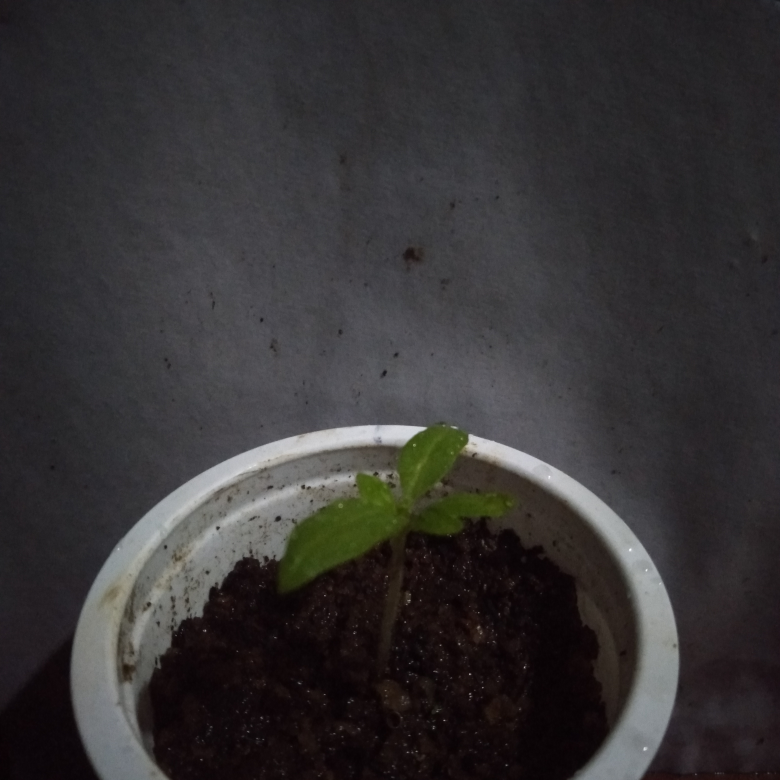
#> input picture PlantSelected/NoControls/04_Evening.jpg, 3120 x 3120 px, found by its file name (shown at 1/4 size)
$ jupyter execute --allow-errors _analysis2.ipynb
#> lines starting #> are read from the running program, lines starting #| are printed output that depends on the picture; after the words box and inside, x2 and y2 are one past the last pixel; in counts of white or black regions, pixels touching at a corner belong together
[cell 1]
import cv2
import numpy as np

# Read the image
image = cv2.imread('PlantSelected/NoControls/04_Evening.jpg')
#> image is the input picture: shape (3120, 3120, 3); mean B, G, R 52.2, 51.2, 53.5

# Convert to HSV color space
hsv = cv2.cvtColor(image, cv2.COLOR_BGR2HSV)
#> hsv: shape (3120, 3120, 3); mean H, S, V 118.9, 42.1, 55.6

# Define range for green color in HSV (adjusted for bright green leaves)
lower_green = np.array([35, 70, 70])
upper_green = np.array([158, 255, 255])

# Create a mask for green color
mask = cv2.inRange(hsv, lower_green, upper_green)
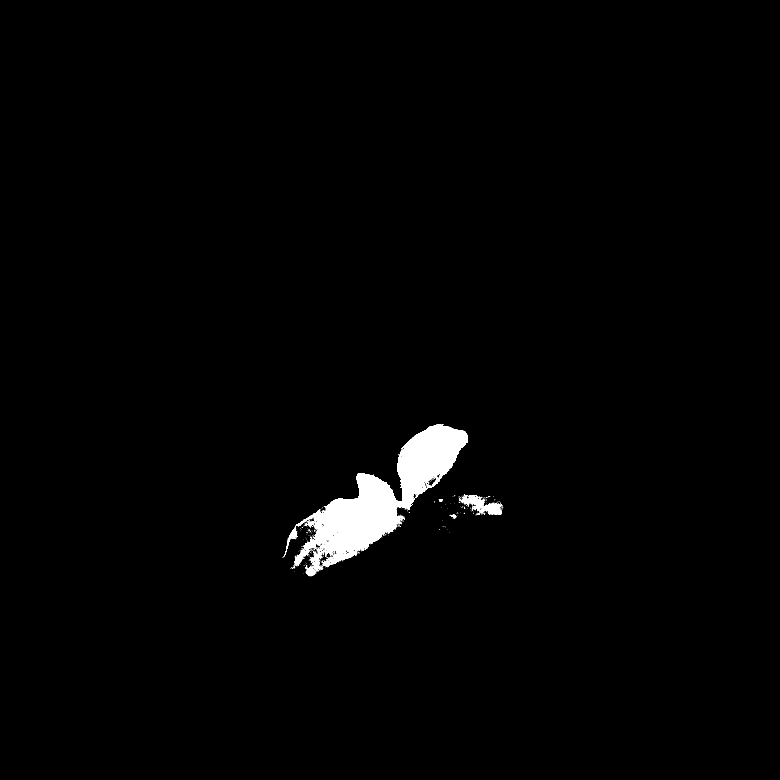
#> mask: shape (3120, 3120) (shown at 1/4 size); 1.3% white; 900 white regions (882 under 20 px)

# Apply the mask to the original image
result = cv2.bitwise_and(image, image, mask=mask)

cv2.imwrite('hsv_segmentation.jpg', result)
cv2.imwrite('green_mask.jpg', mask)
#> Out = True

[cell 2]
import cv2
import numpy as np

# Read the binary mask from previous step
binary = cv2.imread('green_mask.jpg', 0)

# Create kernels for morphological operations
small_kernel = np.ones((3,3), np.uint8)
large_kernel = np.ones((7,7), np.uint8)

# Remove small noise with opening
opening = cv2.morphologyEx(binary, cv2.MORPH_OPEN, small_kernel, iterations=2)

# Fill holes with closing
closing = cv2.morphologyEx(opening, cv2.MORPH_CLOSE, large_kernel, iterations=3)

cv2.imwrite('morphological_cleaned.jpg', closing)
#> Out = True

[cell 3]
import cv2
import numpy as np

# Read the cleaned binary image
binary = cv2.imread('morphological_cleaned.jpg', 0)

# Find contours
contours, hierarchy = cv2.findContours(binary, cv2.RETR_EXTERNAL, cv2.CHAIN_APPROX_SIMPLE)
#> contours = 232 contours, 218 with area under 20; largest, box (x1, y1, x2, y2) and area: (1221, 1696, 1872, 2232) 117136, (1864, 1992, 2006, 2056) 2830, (1144, 2112, 1184, 2195) 877, (1176, 2224, 1211, 2256) 619, (1226, 2277, 1264, 2304) 460

# Filter contours by area to remove small noise
min_contour_area = 1200  # Adjust based on your image scale
filtered_contours = [c for c in contours if cv2.contourArea(c) > min_contour_area]
#> filtered_contours = 2 contours; box (x1, y1, x2, y2) and area: (1221, 1696, 1872, 2232) 117136, (1864, 1992, 2006, 2056) 2830

# Draw contours on original image
image = cv2.imread('PlantSelected/NoControls/04_Evening.jpg')
cv2.drawContours(image, filtered_contours, -1, (0, 255, 0), 2)

# Count leaves (filtered contours)
leaf_count = len(filtered_contours)
#> leaf_count = 2

# Add text to image
cv2.putText(image, f'Leaf count: {leaf_count}', (10, 30), cv2.FONT_HERSHEY_SIMPLEX, 0.8, (0, 0, 255), 2)

cv2.imwrite('accurate_leaf_count.jpg', image)
#> Out = True

[cell 4]
import cv2
import numpy as np

# Read the cleaned binary image
binary = cv2.imread('morphological_cleaned.jpg', 0)

# Find contours
contours, hierarchy = cv2.findContours(binary, cv2.RETR_EXTERNAL, cv2.CHAIN_APPROX_SIMPLE)

# Filter contours by area
min_contour_area = 500
filtered_contours = [c for c in contours if cv2.contourArea(c) > min_contour_area]
#> filtered_contours = 4 contours; box (x1, y1, x2, y2) and area: (1221, 1696, 1872, 2232) 117136, (1864, 1992, 2006, 2056) 2830, (1144, 2112, 1184, 2195) 877, (1176, 2224, 1211, 2256) 619

# Create a blank image to draw the filtered contours
leaf_mask = np.zeros_like(binary)
cv2.drawContours(leaf_mask, filtered_contours, -1, 255, -1)
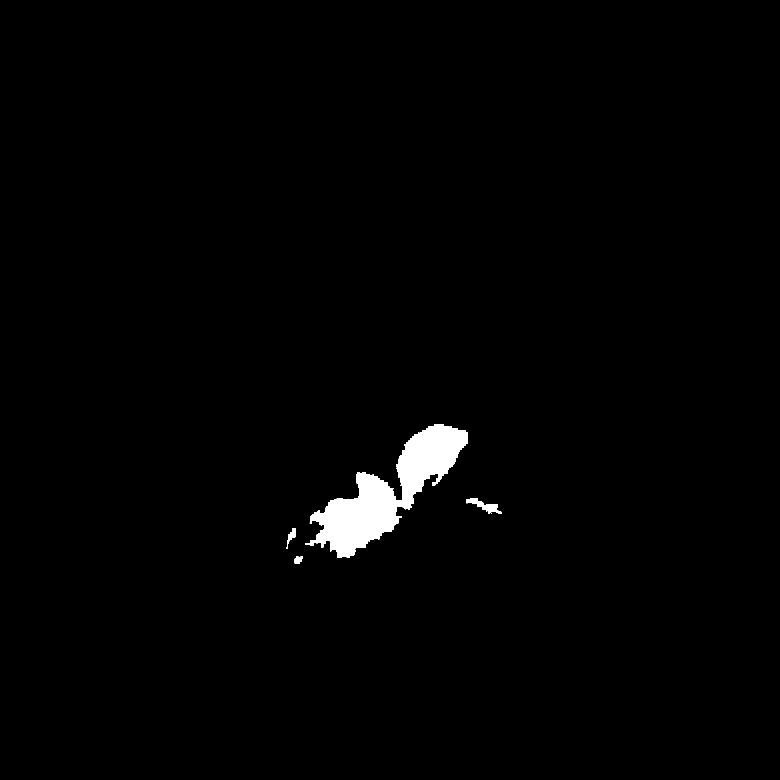
#> leaf_mask: shape (3120, 3120) (shown at 1/4 size); 1.3% white; 4 white regions, box (x1, y1, x2, y2) and area: (1221, 1696, 1872, 2232) 119303, (1864, 1992, 2006, 2056) 3121, (1144, 2112, 1184, 2195) 1017, (1176, 2224, 1211, 2256) 711

# Count white pixels (leaf area)
leaf_area_pixels = np.sum(leaf_mask == 255)
#> leaf_area_pixels = 124152

# Assuming 1 cm² = X pixels (you need to calibrate this)
# For example, if you know the pot diameter is 5 cm
pot_diameter_cm = 5
pot_diameter_pixels = binary.shape[1]  # Assuming pot width is image width
pixels_per_cm2 = (pot_diameter_pixels / pot_diameter_cm) ** 2

leaf_area_cm2 = leaf_area_pixels / pixels_per_cm2
#> leaf_area_cm2 = 0.319

# Create a color image to show the measured area
original = cv2.imread('04_Evening.jpg')
result = original.copy()
colored_mask = cv2.cvtColor(leaf_mask, cv2.COLOR_GRAY2BGR)
colored_mask[leaf_mask == 255] = [0, 255, 0]  # Green color for leaves

# Blend the original image with the colored mask
alpha = 0.5
result = cv2.addWeighted(result, 1, colored_mask, alpha, 0)

# Add text showing the leaf area
cv2.putText(result, f'Leaf area: {leaf_area_cm2:.2f} cm²', (10, 60),
            cv2.FONT_HERSHEY_SIMPLEX, 0.8, (0, 0, 255), 2)

cv2.imwrite('leaf_area_measurement.jpg', result)
#> Out = True

[cell 5]
import cv2
import numpy as np
import matplotlib.pyplot as plt

# Read the original image and the leaf mask
original = cv2.imread('04_Evening.jpg')
leaf_mask = cv2.imread('morphological_cleaned.jpg', 0)

# Convert BGR to RGB for better color analysis
rgb_image = cv2.cvtColor(original, cv2.COLOR_BGR2RGB)

# Extract only the leaf pixels using the mask
leaf_pixels = rgb_image[leaf_mask == 255]

# Calculate average RGB values
avg_r = np.mean(leaf_pixels[:, 0])
#> avg_r = 67.2
avg_g = np.mean(leaf_pixels[:, 1])
#> avg_g = 83.12
avg_b = np.mean(leaf_pixels[:, 2])
#> avg_b = 25.28

# Create a histogram of green channel values
plt.figure(figsize=(10, 6))
plt.hist(leaf_pixels[:, 1], bins=50, color='green', alpha=0.7)
plt.title('Green Channel Histogram for Leaf Pixels')
plt.xlabel('Green Value')
plt.ylabel('Frequency')
plt.savefig('leaf_green_histogram.jpg')
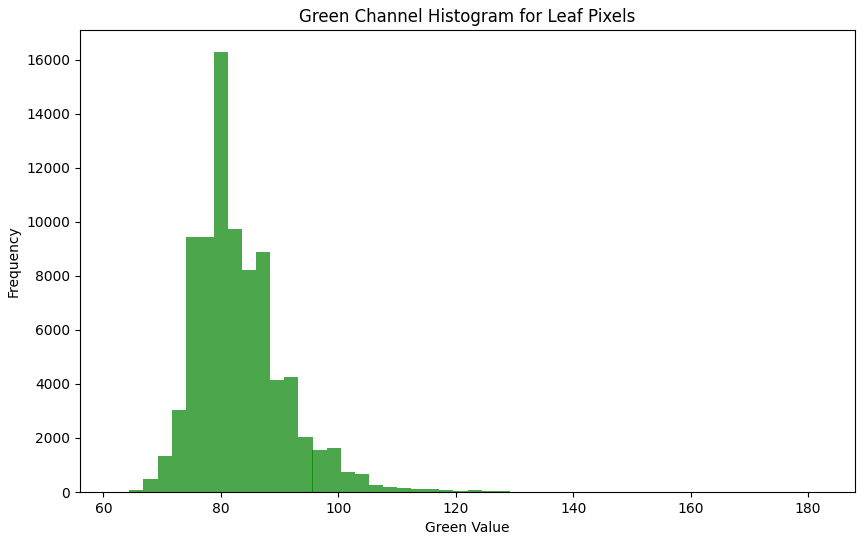
#> figure drawn by matplotlib, 1 panel; tallest bar 16287 high, from x = 78.8 to 81.2

# Create a color analysis image
result = original.copy()
cv2.putText(result, f'Avg RGB: ({avg_r:.1f}, {avg_g:.1f}, {avg_b:.1f})',
            (10, 90), cv2.FONT_HERSHEY_SIMPLEX, 0.8, (0, 0, 255), 2)

cv2.imwrite('leaf_color_analysis.jpg', result)
#> Out = True

[cell 6]
import cv2
import numpy as np
import matplotlib.pyplot as plt
import glob
import os

# Folder containing images
image_folder = 'PlantSelected/NoControls/'  # Current folder, change if needed
# Get all image files with the pattern (or specify them directly)
#image_files = ["01_Morning.jpg", "01_Evening.jpg", "02_Morning.jpg"]
image_files = sorted(glob.glob(os.path.join(image_folder, "*.jpg")))

def count_leaves(image_path):
    """
    Count leaves in an image using HSV segmentation and contour analysis.
    """
    # Read the image
    image = cv2.imread(image_path)
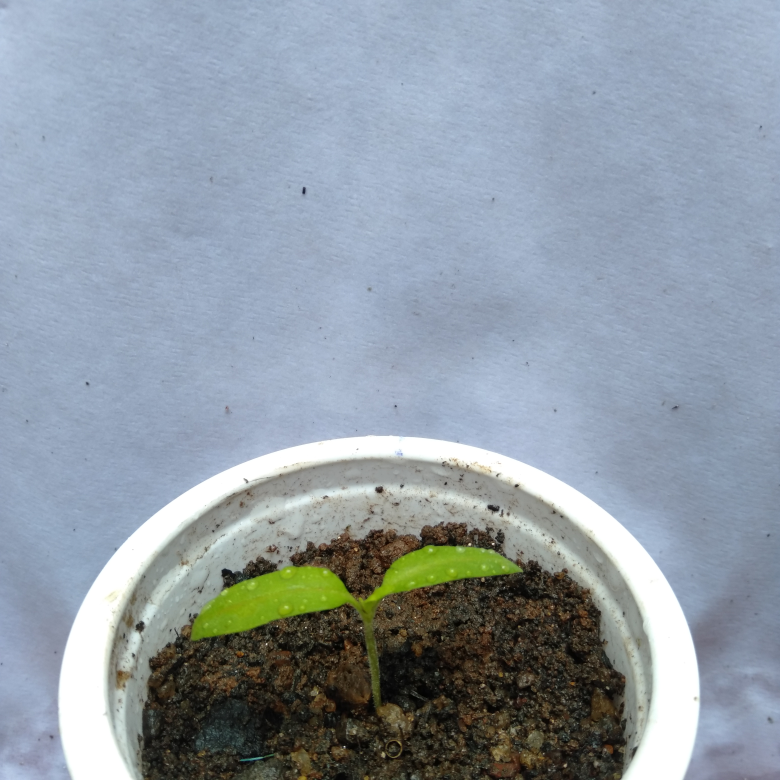
#> input picture FinalReport/PlantSelected/NoControls/01_Morning.jpg, 3120 x 3120 px, found by its file name (shown at 1/4 size)
#> image is the input picture: shape (3120, 3120, 3); mean B, G, R 164.9, 154.5, 143.7

    if image is None:
        print(f"Could not read image: {image_path}")
        return 0

    # Convert to HSV color space
    hsv = cv2.cvtColor(image, cv2.COLOR_BGR2HSV)
#> hsv: shape (3120, 3120, 3); mean H, S, V 84.7, 55.2, 170.9

    # Define range for green color in HSV
    lower_green = np.array([35, 70, 70])
    upper_green = np.array([90, 255, 255])

    # Create a mask for green color
    mask = cv2.inRange(hsv, lower_green, upper_green)
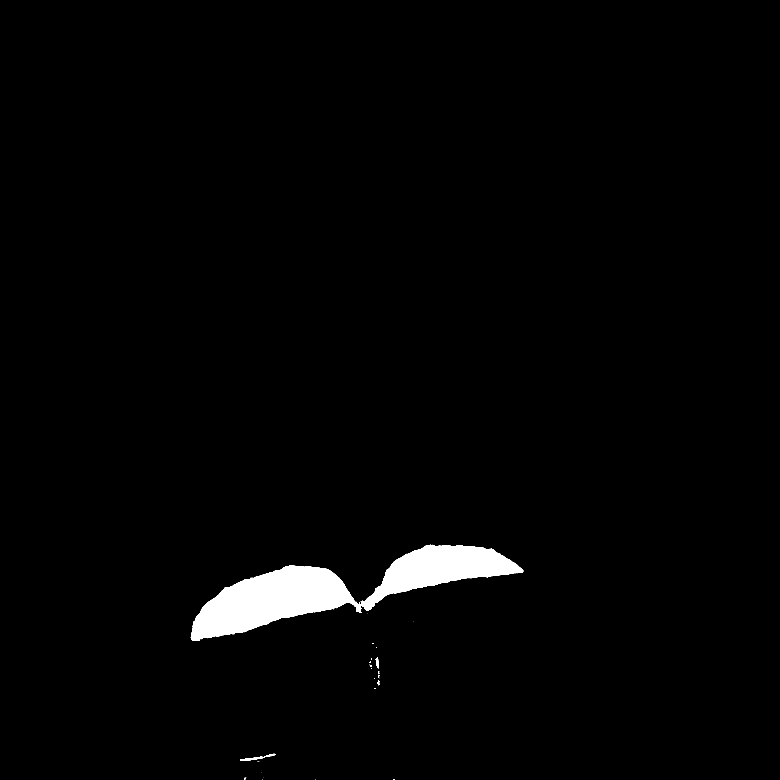
#> mask: shape (3120, 3120) (shown at 1/4 size); 1.9% white; 52 white regions (42 under 20 px), largest, box (x1, y1, x2, y2) and area: (763, 2179, 2094, 2564) 179491, (960, 3025, 1060, 3044) 638, (1502, 2630, 1514, 2674) 292

    # Morphological operations for noise removal
    small_kernel = np.ones((3, 3), np.uint8)
    large_kernel = np.ones((7, 7), np.uint8)

    # Remove small noise with opening
    opening = cv2.morphologyEx(mask, cv2.MORPH_OPEN, small_kernel, iterations=2)
#> opening: shape (3120, 3120); 1.9% white; 6 white regions, box (x1, y1, x2, y2) and area: (764, 2180, 2093, 2564) 179116, (962, 3027, 1047, 3044) 575, (1068, 3016, 1099, 3027) 181, (1504, 2645, 1513, 2666) 161, (1504, 2637, 1512, 2644) 53, (1510, 2730, 1516, 2736) 36

    # Fill holes with closing
    closing = cv2.morphologyEx(opening, cv2.MORPH_CLOSE, large_kernel, iterations=3)
#> closing: shape (3120, 3120); 1.9% white; 5 white regions

    # Save intermediate result for debugging
    debug_filename = "debug_" + os.path.basename(image_path)
    cv2.imwrite(debug_filename, closing)

    # Find contours
    contours, _ = cv2.findContours(closing, cv2.RETR_EXTERNAL, cv2.CHAIN_APPROX_SIMPLE)
#> contours = 5 contours; box (x1, y1, x2, y2) and area: (764, 2180, 2093, 2564) 178088, (962, 3027, 1047, 3044) 485, (1504, 2637, 1513, 2666) 198, (1068, 3016, 1099, 3027) 145, (1510, 2730, 1516, 2736) 25

    # Filter contours by area to remove small noise
    min_contour_area = 500  # Adjust based on your image scale
    filtered_contours = [c for c in contours if cv2.contourArea(c) > min_contour_area]
#> filtered_contours = 1 contour; box (x1, y1, x2, y2) and area: (764, 2180, 2093, 2564) 178088

    # Draw contours on a copy of the original image for visualization
    result_img = image.copy()
    cv2.drawContours(result_img, filtered_contours, -1, (0, 255, 0), 2)

    # Add text showing the leaf count
    cv2.putText(result_img, f'Leaf count: {len(filtered_contours)}',
                (10, 30), cv2.FONT_HERSHEY_SIMPLEX, 0.8, (0, 0, 255), 2)

    # Save the result image
    result_filename = "result_" + os.path.basename(image_path)
    cv2.imwrite(result_filename, result_img)

    return len(filtered_contours)

# Process each image and count leaves
leaf_counts = {}
for image_file in image_files:
    full_path = os.path.join(image_folder, image_file)
    leaf_counts[image_file] = count_leaves(full_path)
    print(f"Processed {image_file}: {leaf_counts[image_file]} leaves detected")
#| Processed PlantSelected/NoControls/01_Morning.jpg: 1 leaves detected

# Create a bar graph
plt.figure(figsize=(10, 6))
plt.bar(leaf_counts.keys(), leaf_counts.values(), color='green')
plt.xlabel('Image File Names')
plt.ylabel('Leaf Count')
plt.title('Leaf Count vs. Time')
plt.xticks(rotation=45)
plt.grid(axis='y', linestyle='--', alpha=0.7)
plt.tight_layout()

# Save the graph
plt.savefig('leaf_count_graph.png')
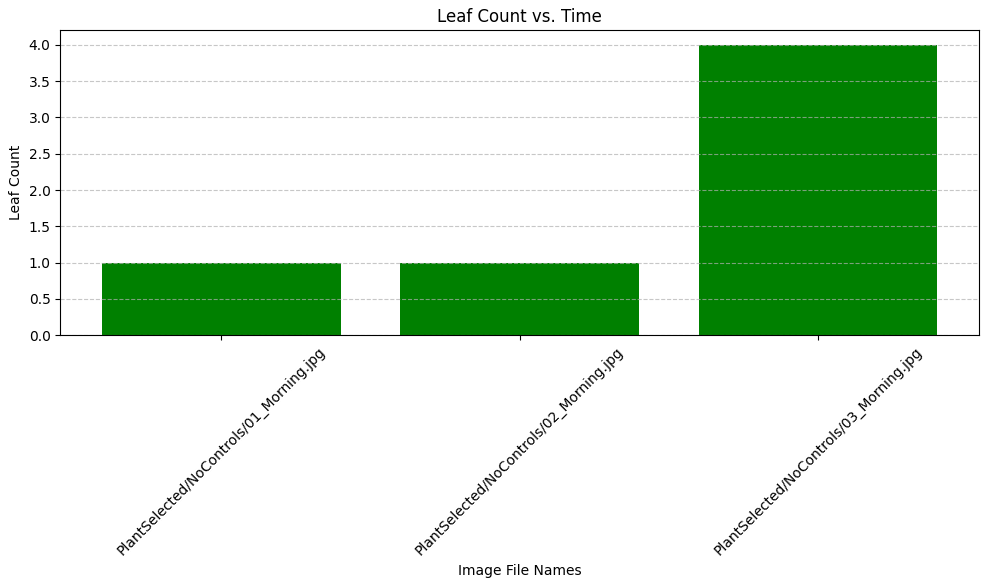
#> figure drawn by matplotlib, 1 panel; tallest bar 4 high, from x = 1.6 to 2.4
plt.show()

print("Processing complete. Results saved.")

[cell 7]
import cv2
import numpy as np
import matplotlib.pyplot as plt
import os

# Set the folder path containing images (update this to your folder path)
folder_path = "PlantSelected/NoControls"
folder_path = "PlantSelected/WaterControls"

# List all image files in the folder
#> (the rest of this cell did not finish here and is left out)

[cell 8]
import cv2
import numpy as np
import matplotlib.pyplot as plt
import os

# Set the folder path containing images (update this to your folder path)
folder_path = "PlantSelected/NoControls"
#folder_path = "PlantSelected/WaterControls"

# List all image files in the folder
image_files = [f for f in os.listdir(folder_path) if f.endswith(('.jpg', '.png', '.jpeg'))]

def count_leaves(image_path):
    """
    Count leaves in an image using HSV segmentation and contour analysis.
    """
#> called with image_path = 'PlantSelected/NoControls/01_Morning.jpg'
    # Read the image
    image = cv2.imread(image_path)

    if image is None:
        print(f"Could not read image: {image_path}")
        return 0

    # Convert to HSV color space
    hsv = cv2.cvtColor(image, cv2.COLOR_BGR2HSV)

    # Define range for green color in HSV - adjusted for your specific plant color
    lower_green = np.array([36, 60, 70])
    upper_green = np.array([80, 255, 255])

    # Create a mask for green color
    mask = cv2.inRange(hsv, lower_green, upper_green)
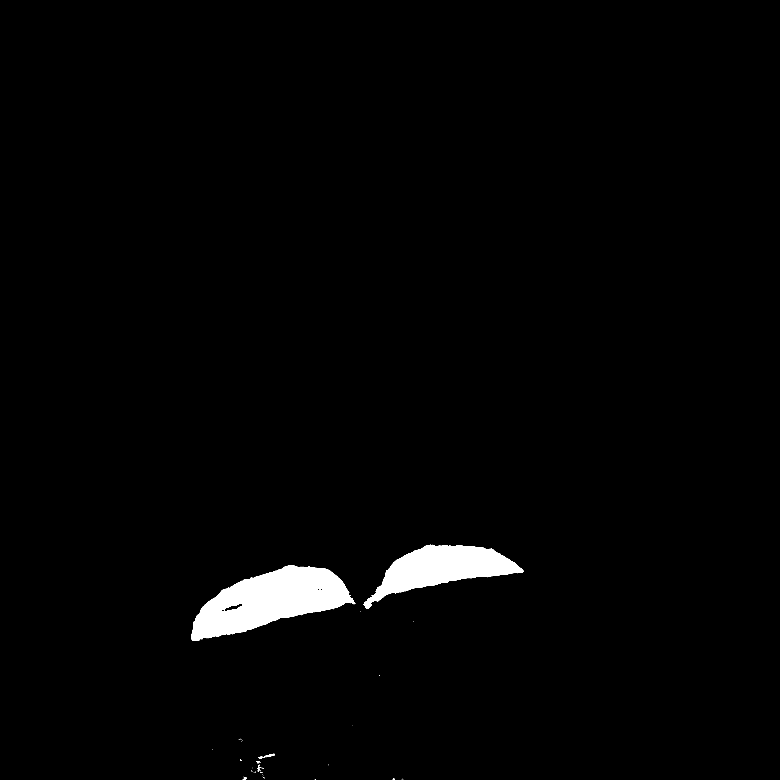
#> mask: shape (3120, 3120) (shown at 1/4 size); 1.8% white; 81 white regions (73 under 20 px), largest, box (x1, y1, x2, y2) and area: (765, 2261, 1422, 2564) 106028, (1452, 2179, 2094, 2434) 68900, (1033, 3015, 1100, 3033) 355

    # Morphological operations for noise removal
    small_kernel = np.ones((3, 3), np.uint8)
    large_kernel = np.ones((7, 7), np.uint8)

    # Remove small noise with opening
    opening = cv2.morphologyEx(mask, cv2.MORPH_OPEN, small_kernel, iterations=2)
#> opening: shape (3120, 3120); 1.8% white; 6 white regions, box (x1, y1, x2, y2) and area: (765, 2262, 1420, 2564) 105737, (1456, 2180, 2093, 2434) 68691, (1068, 3016, 1099, 3027) 188, (1038, 3027, 1050, 3033) 67, (976, 3115, 984, 3120) 40, (1573, 3116, 1578, 3120) 20

    # Fill holes with closing
    closing = cv2.morphologyEx(opening, cv2.MORPH_CLOSE, large_kernel, iterations=3)
#> closing: shape (3120, 3120); 1.8% white; 6 white regions

    # Find contours
    contours, _ = cv2.findContours(closing, cv2.RETR_EXTERNAL, cv2.CHAIN_APPROX_SIMPLE)
#> contours = 6 contours, 1 with area under 20; largest, box (x1, y1, x2, y2) and area: (765, 2262, 1420, 2564) 106182, (1456, 2180, 2093, 2434) 68152, (1068, 3016, 1099, 3027) 152, (1038, 3027, 1050, 3033) 51, (976, 3115, 984, 3120) 28

    # Filter contours by area - increase this value significantly
    min_contour_area = 1490  # Increased value to filter out soil particles
    filtered_contours = [c for c in contours if cv2.contourArea(c) > min_contour_area]
#> filtered_contours = 2 contours; box (x1, y1, x2, y2) and area: (765, 2262, 1420, 2564) 106182, (1456, 2180, 2093, 2434) 68152

    # Draw contours on a copy of the original image
    result_img = image.copy()
    cv2.drawContours(result_img, filtered_contours, -1, (0, 255, 0), 2)

    # Add text showing the leaf count
    cv2.putText(result_img, f'Leaf count: {len(filtered_contours)}',
                (10, 30), cv2.FONT_HERSHEY_SIMPLEX, 0.8, (0, 0, 255), 2)

    # Save the result image
    result_filename = "result_" + os.path.basename(image_path)
    cv2.imwrite(result_filename, result_img)

    return len(filtered_contours)

# Process each image and count leaves
leaf_counts = {}
for image_file in image_files:
    full_path = os.path.join(folder_path, image_file)
    leaf_counts[image_file] = count_leaves(full_path)
    print(f"{image_file}: {leaf_counts[image_file]} leaves detected")
#| 01_Morning.jpg: 2 leaves detected

# Plot the results - using the formatting from the provided code
plt.figure(figsize=(10, 5))
plt.bar(leaf_counts.keys(), leaf_counts.values(), color='green')
plt.xlabel("Image File")
plt.ylabel("Leaf Count")
plt.title("Leaf Count Per Image For No-Control")
plt.xticks(rotation=45, ha='right')
plt.tight_layout()

# Save the graph before showing it
plt.savefig('leaf_count_graph.png')
plt.show()

print("Processing complete. Results saved.")
